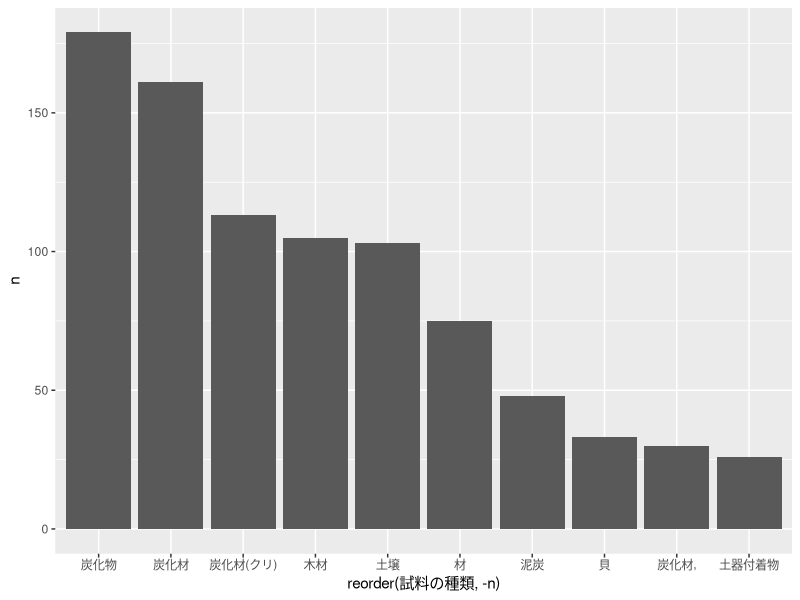

Here is the R script that generated this plot:
# Outline

#- why calibrate?
# resources
# https://fishandwhistle.net/post/2018/comparing-approaches-to-age-depth-modelling-in-r/
# https://www.whoi.edu/nosams/what-is-carbon-dating
# https://www.youtube.com/watch?v=phZeE7Att_s
# https://www.radiocarbon.com/tree-ring-calibration.htm
# https://journals.uair.arizona.edu/index.php/radiocarbon/article/download/17455/pdf
# getting data: https://github.com/ropensci/c14bazAAR includes get_c14data("jomon")
# https://github.com/ISAAKiel/oxcAAR

# https://journals.plos.org/plosone/article?id=10.1371/journal.pone.0154809

#- calibrate a single age & plot
#- calibrate multiple ages & plot with Bchron
#- age-depth model with Bchron
#- SPD & KDE with rcarbon
#- hypothesis testing with rcarbon
#  FMM with baydem 


# pkg we'll use
# https://cran.r-project.org/web/packages/rcarbon/vignettes/rcarbon.html
# http://andrewcparnell.github.io/Bchron/
# https://chrono.qub.ac.uk/blaauw/manualBacon_2.3.pdf
# https://eehh-stanford.github.io/baydem 








library(tidyverse)

# translation at https://docs.google.com/spreadsheets/d/13nicWd2YaquRE01y5K_m04FQ8hhR8tJo-PHUdP0hips/edit#gid=0
c14data <- read_tsv("data/carbon.tsv")

unique(c14data$試料の種類)

# what material are the dates obtained on?
c14data %>% 
  group_by(試料の種類) %>% 
  tally(sort = TRUE) %>% 
  slice(1:10) %>% 
  ggplot() +
  aes(reorder(試料の種類, 
                   -n),
           n) +
  geom_col()

# 1 Carbide 炭化物 
# 2 Carbonized material 炭化材  
# 3 Carbonized material (Chestnut) 炭化材(クリ)
# 4 timber 木材   
# 5 soil 土壌   
# 6 materials 材  
# 7 Peat 泥炭   
# 8 shellfish 貝  
# 9 carbonized material 炭化材,
# 10 Earthenware deposits 土器付着物   






